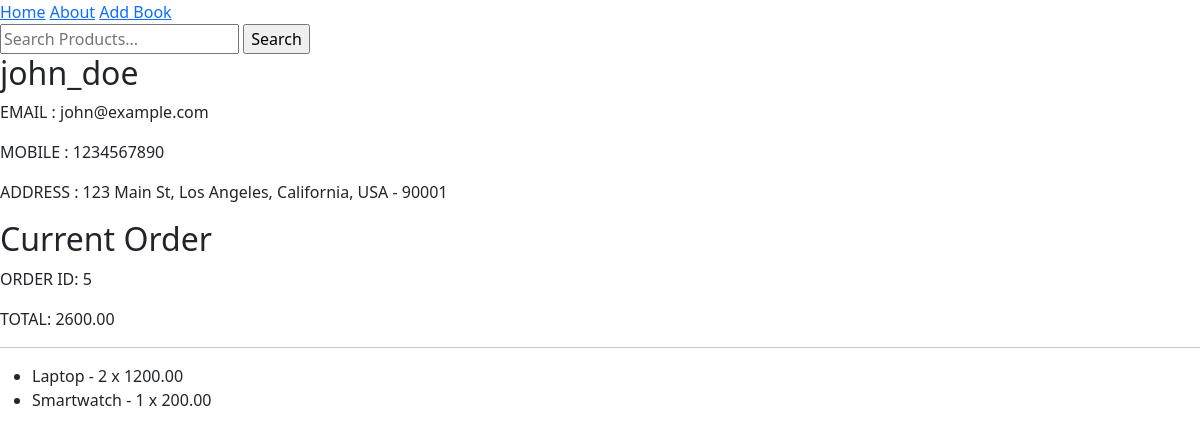
/user/2, run on the app's committed database.
### customers/models.py (models this page shows, shortened)
class User(models.Model):
    username = models.CharField(max_length=30)
    email = models.EmailField(unique=True)
    phone_number = models.CharField(max_length=10)
    address = models.ForeignKey(Address, on_delete=models.CASCADE)

class Address(models.Model):
    country = models.CharField(max_length=100)
    state = models.CharField(max_length=100)
    city = models.CharField(max_length=100)
    street = models.CharField(max_length=255)
    pincode = models.CharField(max_length=6)
    landmark = models.CharField(max_length=255)
    def __str__(self):
        return f"{self.street}, {self.city}, {self.state}, {self.country} - {self.pincode}"

### store/models.py (models this page shows, shortened)
class Order(models.Model):
    user = models.ForeignKey(User, on_delete=models.CASCADE)
    total_amount = models.DecimalField(max_digits=10, decimal_places=2,default=0.00)
    created_at = models.DateTimeField(auto_now_add=True)

class OrderItem(models.Model):
    order = models.ForeignKey(Order, on_delete=models.CASCADE)
    product = models.ForeignKey(Product, on_delete=models.CASCADE)
    quantity = models.PositiveIntegerField()
    price_per_unit = models.DecimalField(max_digits=10, decimal_places=2)
    subtotal = models.DecimalField(max_digits=10, decimal_places=2)

class Product(models.Model):
    name = models.CharField(max_length=255)
    desc = models.TextField()
    price = models.DecimalField(max_digits=10, decimal_places=2)

### customers/views.py (the view)
# urls.py: path('user/<int:id>',views.profile,name='profile'),
def profile(request,id):
    context={}
    user = get_common_user()
    if not user:
        return HttpResponse('User Not Found', status=404)
    order = Order.objects.filter(user=user).order_by('-created_at').first()
    order_items = OrderItem.objects.filter(order=order) if order else []
    context = {
        'user': user,
        'order': order,
        'order_items': order_items
    }
    return render(request, 'profile.html', context)

### customers/views.py (called while the page is built)
def get_common_user():
    try:
        return User.objects.get(id=USER_ID)
    except User.DoesNotExist:
        return None

### customers/templates/profile.html (shortened to what this page needs)
{% extends 'base.html' %}
{% block content %}
<h2>{{user.username}}</h2>
<p>EMAIL    : {{user.email}}</p>
<p>MOBILE    : {{user.phone_number}}</p>
<p>ADDRESS   : {{user.address}}</p>
{% if order %}
    <h2>Current Order</h2>
    <p>ORDER ID: {{ order.id }}</p>
    <p>TOTAL: {{ order.total_amount }}</p>
    <hr>
    <ul>
        {% for order_item in order_items %}
            <li>{{ order_item.product.name }} - {{ order_item.quantity }} x {{ order_item.price_per_unit }}</li>
        {% empty %}
            <p>No items in the order.</p>
        {% endfor %}
    </ul>
{% else %}
    <p>No active orders.</p>
{% endif %}
{% endblock content %}

### customers/templates/base.html (shortened to what this page needs)
<!DOCTYPE html>
<html lang="en">
<head>
    <link rel="stylesheet" href="https://cdnjs.cloudflare.com/ajax/libs/font-awesome/6.0.0-beta3/css/all.min.css">
    <link href="https://cdn.jsdelivr.net/npm/bootstrap@5.3.3/dist/css/bootstrap.min.css" rel="stylesheet">
</head>
<body>
    {% include 'nav.html' %}
    {% block content %}
    {% endblock content %}
</body>
</html>

### customers/templates/nav.html
<nav>
    <div>
        <a href="/">Home</a>
        <a href="/about/">About</a>
        <a href="/add-book/">Add Book</a>
    </div>
    <div class="search-bar">
        <form action="{% url 'home' %}">
            <input type="text" placeholder="Search Products..." name="SearchKey">
            <input type="submit" value="Search">
        </form>
    </div>
</nav>

### data on the page
User: username "john_doe", email "john@example.com", phone_number "1234567890", address "123 Main St, Los Angeles, California, USA - 90001"
Order: id "5", total_amount "2600.00"
OrderItem: product.name "Laptop", quantity "2", price_per_unit "1200.00"
OrderItem: product.name "Smartwatch", quantity "1", price_per_unit "200.00"
